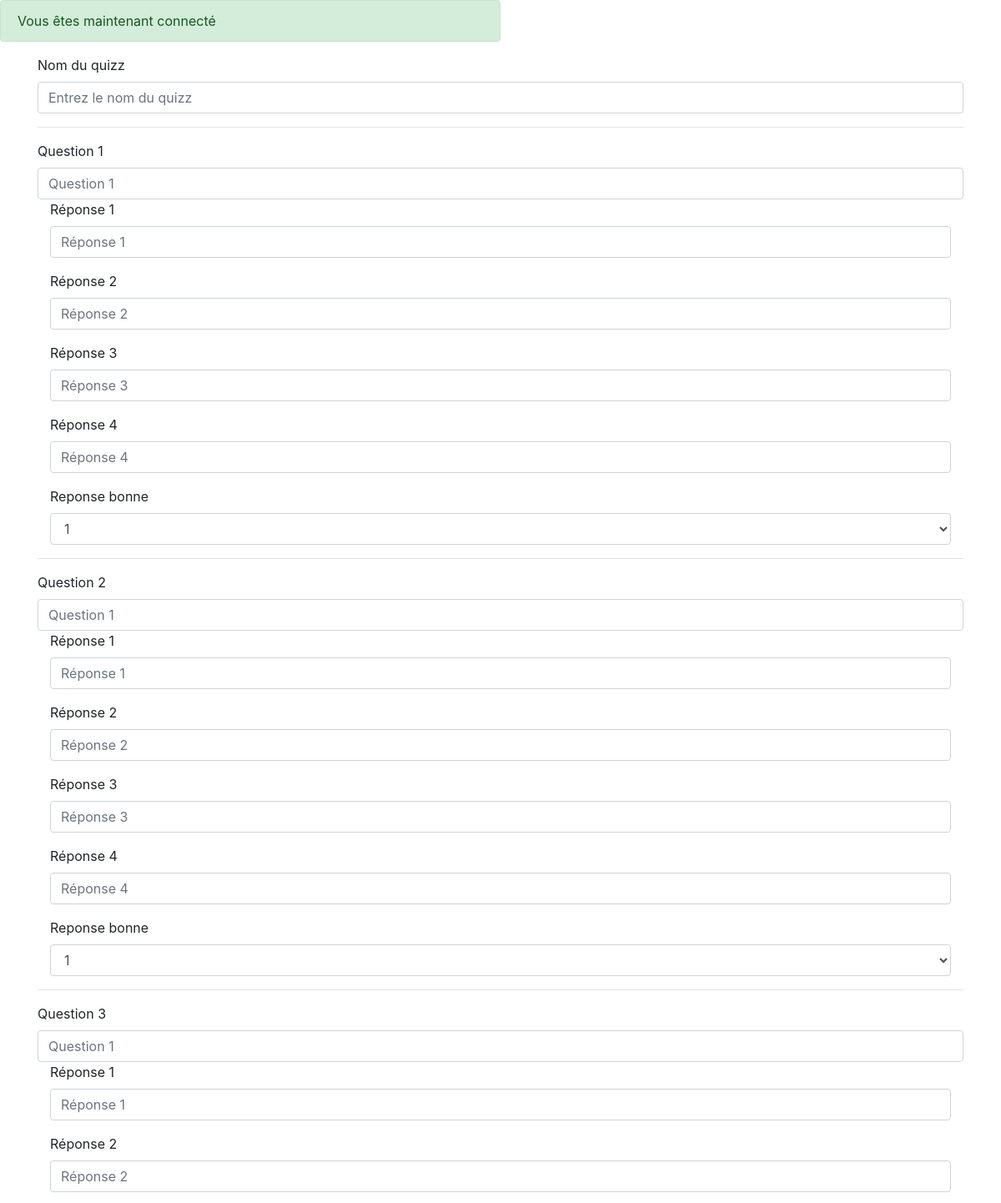
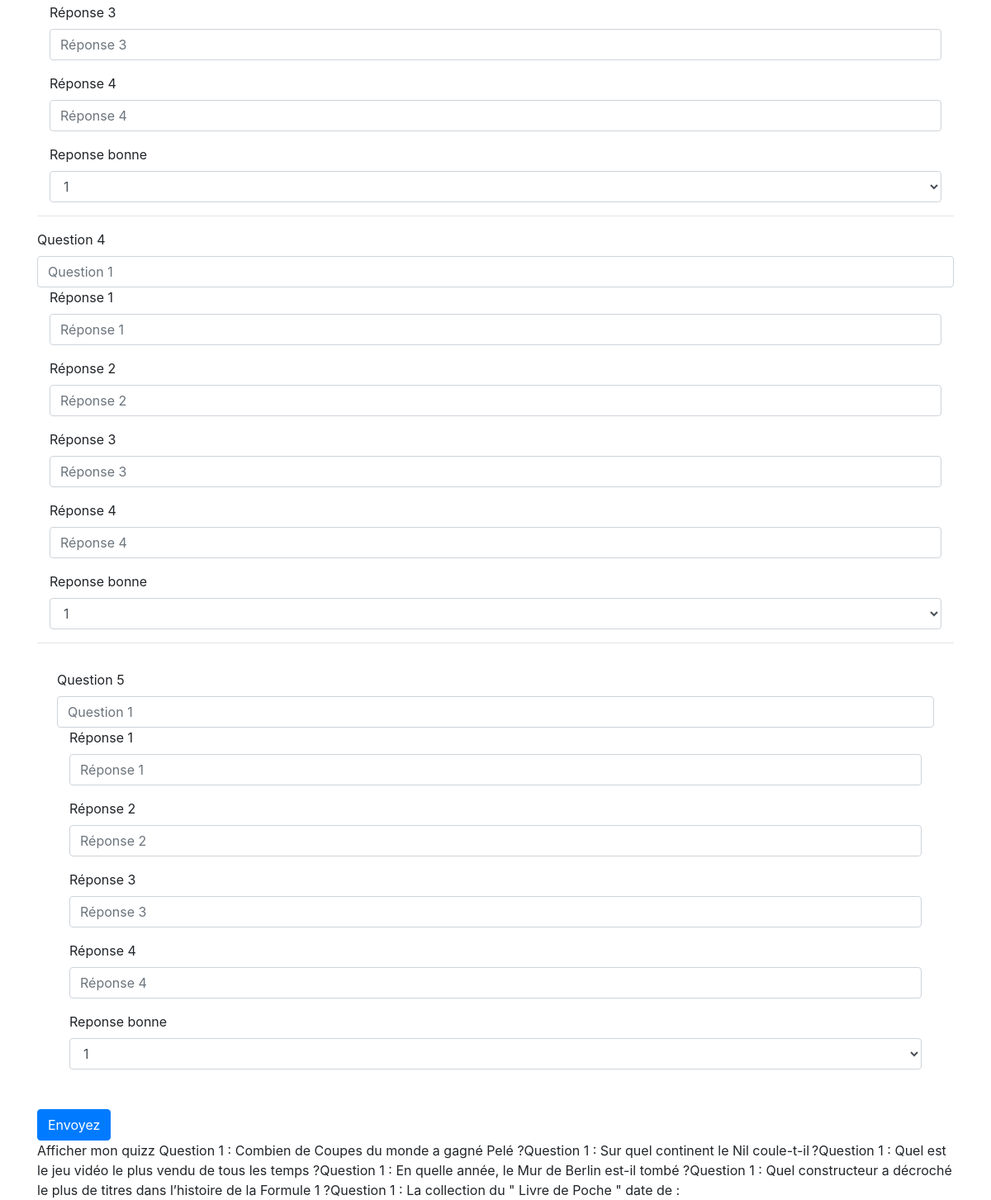
Screenshot of /Inscription/php/add_quizz.php (signed in) with the database file from the repository (2 pictures, top to bottom).
### tables this page shows
CREATE TABLE `quizz` (
  `id_quizz` int(11) NOT NULL,
  `quizz_name` varchar(255) NOT NULL,
  `quizz_q1` varchar(255) DEFAULT NULL,
  `quizz_q1r1` varchar(255) DEFAULT NULL,
  `quizz_q1r2` varchar(255) DEFAULT NULL,
  `quizz_q1r3` varchar(255) DEFAULT NULL,
  `quizz_q1r4` varchar(255) DEFAULT NULL,
  `quizz_q2` varchar(255) DEFAULT NULL,
  `quizz_q2r1` varchar(255) DEFAULT NULL,
  `quizz_q2r2` varchar(255) DEFAULT NULL,
  `quizz_q2r3` varchar(255) DEFAULT NULL,
  `quizz_q2r4` varchar(255) DEFAULT NULL,
  `quizz_q3` varchar(255) DEFAULT NULL,
  `quizz_q3r1` varchar(255) DEFAULT NULL,
  `quizz_q3r2` varchar(255) DEFAULT NULL,
  `quizz_q3r3` varchar(255) DEFAULT NULL,
  `quizz_q3r4` varchar(255) DEFAULT NULL,
  `quizz_q4` varchar(255) DEFAULT NULL,
  `quizz_q4r1` varchar(255) DEFAULT NULL,
  `quizz_q4r2` varchar(255) DEFAULT NULL,
  `quizz_q4r3` varchar(255) DEFAULT NULL,
  `quizz_q4r4` varchar(255) DEFAULT NULL,
  `quizz_q5` varchar(255) DEFAULT NULL,
  `quizz_q5r1` varchar(255) DEFAULT NULL,
  `quizz_q5r2` varchar(255) DEFAULT NULL,
  `quizz_q5r3` varchar(255) DEFAULT NULL,
  `quizz_q5r4` varchar(255) DEFAULT NULL,
  `quizz_q1rb` int(4) DEFAULT NULL,
  `quizz_q2rb` int(4) DEFAULT NULL,
  `quizz_q3rb` int(4) DEFAULT NULL,
  `quizz_q4rb` int(4) DEFAULT NULL,
  `quizz_q5rb` int(4) DEFAULT NULL,
  `id_user` int(11) NOT NULL,
  `img_link` text DEFAULT NULL
);

### Inscription/php/inc/request.php (called while the page is built)
<?php
require 'db.php';
$result_quizz = $pdo->query('SELECT * FROM quizz INNER JOIN users WHERE quizz.id_user = users.id');

### Inscription/php/add_quizz.php (the view, shortened to what this page needs)
<?php
require 'inc/db.php';
require 'inc/request.php';
?>
<!doctype html>
<html lang="en">
<head>
    <link rel="stylesheet" href="https://stackpath.bootstrapcdn.com/bootstrap/4.3.1/css/bootstrap.min.css">
<body>
    <?php if (isset($_SESSION['flash'])) : ?>
        <?php foreach ($_SESSION['flash'] as $type => $message) : ?>
            <div class="alert alert-<?= $type ?>" style="width: 50%">
                <?= $message; ?>
            </div>
        <?php endforeach; ?>
    <?php endif; ?>
    <div class="container">
        <form method='post' action="crud_quizz.php" class='needs-validation' novalidate>
            <div class="form-group">
                <label for="QuizzName">Nom du quizz</label>
                <input type="text" class="form-control" id="QuizzName" placeholder="Entrez le nom du quizz" name="quizz_name" required>
            </div>
            <hr>
            <div class="form-group">
                <label for="QuizzQ1">Question 1</label>
                <input type="text" class="form-control" id="QuizzQ1" placeholder="Question 1" name="quizz_q1" required>
                <div class="container">
                    <div class="form-group">
                        <label for="QuizzQ1R1">Réponse 1</label>
                        <input type="text" class="form-control" id="QuizzQ1R1" placeholder="Réponse 1" name="quizz_q1r1">
                    </div>
                    <div class="form-group">
                        <label for="QuizzQ1R2">Réponse 2</label>
                        <input type="text" class="form-control" id="QuizzQ1R2" placeholder="Réponse 2" name="quizz_q1r2">
                    </div>
                    <div class="form-group">
                        <label for="QuizzQ1R3">Réponse 3</label>
                        <input type="text" class="form-control" id="QuizzQ1R3" placeholder="Réponse 3" name="quizz_q1r3">
                    </div>
                    <div class="form-group">
                        <label for="QuizzQ1R4">Réponse 4</label>
                        <input type="text" class="form-control" id="QuizzQ1R4" placeholder="Réponse 4" name="quizz_q1r4">
                    </div>
                    <div class="form-group">
                        <label for="QuizzQ1Rb">Reponse bonne</label>
                        <select class="form-control" id="QuizzQ1Rb" name="quizz_q1rb">
                            <option>1</option>
                        </select>
                    </div>
                </div>
            </div>
            <hr>
            <div class="form-group">
                <label for="QuizzQ2">Question 2</label>
                <input type="text" class="form-control" id="QuizzQ2" placeholder="Question 1" name="quizz_q2" required>
                <div class="container">
                    <div class="form-group">
                        <label for="QuizzQ2R1">Réponse 1</label>
                        <input type="text" class="form-control" id="QuizzQ2R1" placeholder="Réponse 1" name="quizz_q2r1">
                    </div>
                    <div class="form-group">
                        <label for="QuizzQ2R2">Réponse 2</label>
                        <input type="text" class="form-control" id="QuizzQ2R2" placeholder="Réponse 2" name="quizz_q2r2">
                    </div>
                    <div class="form-group">
                        <label for="QuizzQ2R3">Réponse 3</label>
                        <input type="text" class="form-control" id="QuizzQ2R3" placeholder="Réponse 3" name="quizz_q2r3">
                    </div>
                    <div class="form-group">
                        <label for="QuizzQ2R4">Réponse 4</label>
                        <input type="text" class="form-control" id="QuizzQ2R4" placeholder="Réponse 4" name="quizz_q2r4">
                    </div>
                    <div class="form-group">
                        <label for="QuizzQ2Rb">Reponse bonne</label>
                        <select class="form-control" id="QuizzQ2Rb" name="quizz_q2rb">
                            <option>1</option>
                        </select>
                    </div>
                </div>
            </div>
            <hr>
            <div class="form-group">
                <label for="QuizzQ3">Question 3</label>
                <input type="text" class="form-control" id="QuizzQ3" placeholder="Question 1" name="quizz_q3" required>
                <div class="container">
                    <div class="form-group">
                        <label for="QuizzQ3R1">Réponse 1</label>
                        <input type="text" class="form-control" id="QuizzQ3R1" placeholder="Réponse 1" name="quizz_q3r1">
                    </div>
                    <div class="form-group">
                        <label for="QuizzQ3R2">Réponse 2</label>
                        <input type="text" class="form-control" id="QuizzQ3R2" placeholder="Réponse 2" name="quizz_q3r2">
                    </div>
                    <div class="form-group">
                        <label for="QuizzQ3R3">Réponse 3</label>
                        <input type="text" class="form-control" id="QuizzQ3R3" placeholder="Réponse 3" name="quizz_q3r3">
                    </div>
                    <div class="form-group">
                        <label for="QuizzQ3R4">Réponse 4</label>
                        <input type="text" class="form-control" id="QuizzQ3R4" placeholder="Réponse 4" name="quizz_q3r4">
                    </div>
                    <div class="form-group">
                        <label for="QuizzQ3Rb">Reponse bonne</label>
                        <select class="form-control" id="QuizzQ3Rb" name="quizz_q3rb">
                            <option>1</option>
                        </select>
                    </div>
                </div>
            </div>
            <hr>
            <div class="form-group">
                <label for="QuizzQ4">Question 4</label>
                <input type="text" class="form-control" id="QuizzQ4" placeholder="Question 1" name="quizz_q4">
                <div class="container">
                    <div class="form-group">
                        <label for="QuizzQ4R1">Réponse 1</label>
                        <input type="text" class="form-control" id="QuizzQ4R1" placeholder="Réponse 1" name="quizz_q4r1">
                    </div>
                    <div class="form-group">
                        <label for="QuizzQ4R2">Réponse 2</label>
                        <input type="text" class="form-control" id="QuizzQ4R2" placeholder="Réponse 2" name="quizz_q4r2">
                    </div>
                    <div class="form-group">
                        <label for="QuizzQ4R3">Réponse 3</label>
                        <input type="text" class="form-control" id="QuizzQ4R3" placeholder="Réponse 3" name="quizz_q4r3">
                    </div>
                    <div class="form-group">
                        <label for="QuizzQ4R4">Réponse 4</label>
                        <input type="text" class="form-control" id="QuizzQ4R4" placeholder="Réponse 4" name="quizz_q4r4">
                    </div>
                    <div class="form-group">
                        <label for="QuizzQ4Rb">Reponse bonne</label>
                        <select class="form-control" id="QuizzQ4Rb" name="quizz_q4rb">
                            <option>1</option>
                        </select>
                    </div>
                </div>
            </div>
            <hr>
            <div class="form-group px-4 py-3">
                <label for="QuizzQ5">Question 5</label>
                <input type="text" class="form-control" id="QuizzQ5" placeholder="Question 1" name="quizz_q5" required>
                <div class="container">
                    <div class="form-group">
                        <label for="QuizzQ5R1">Réponse 1</label>
                        <input type="text" class="form-control needs-validation" id="QuizzQ5R1" placeholder="Réponse 1" name="quizz_q5r1">
                    </div>
                    <div class="form-group">
                        <label for="QuizzQ5R2">Réponse 2</label>
                        <input type="text" class="form-control" id="QuizzQ5R2" placeholder="Réponse 2" name="quizz_q5r2">
                    </div>
                    <div class="form-group">
                        <label for="QuizzQ5R3">Réponse 3</label>
                        <input type="text" class="form-control" id="QuizzQ5R3" placeholder="Réponse 3" name="quizz_q5r3">
                    </div>
                    <div class="form-group">
                        <label for="QuizzQ5R4">Réponse 4</label>
                        <input type="text" class="form-control" id="QuizzQ5R4" placeholder="Réponse 4" name="quizz_q5r4">
                    </div>
                    <div class="form-group">
                        <label for="QuizzQ5Rb">Reponse bonne</label>
                        <select class="form-control" id="QuizzQ5Rb" name="quizz_q5rb">
                            <option>1</option>
                        </select>
                    </div>
                </div>
            </div>
            <button type="submit" class="btn btn-primary" name="envoyer">Envoyez</button>
        </form>
        <div>
            Afficher mon quizz
            <?php while ($quizz = $result_quizz->fetch(PDO::FETCH_OBJ)) {
                echo "Question 1 : " . $quizz->quizz_q1;
            } ?>
        </div>
    </div>
</body>

### rows the page displays
quizz: quizz_q1 "Combien de Coupes du monde a gagné Pelé ?"
quizz: quizz_q1 "Sur quel continent le Nil coule-t-il ?"
quizz: quizz_q1 "Quel est le jeu vidéo le plus vendu de tous les temps ?"
quizz: quizz_q1 "En quelle année, le Mur de Berlin est-il tombé ?"
quizz: quizz_q1 "Quel constructeur a décroché le plus de titres dans l’histoire de la Formule 1 ?"
quizz: quizz_q1 "La collection du \" Livre de Poche \" date de :"

### other values shown
$message "Vous êtes maintenant connecté"
